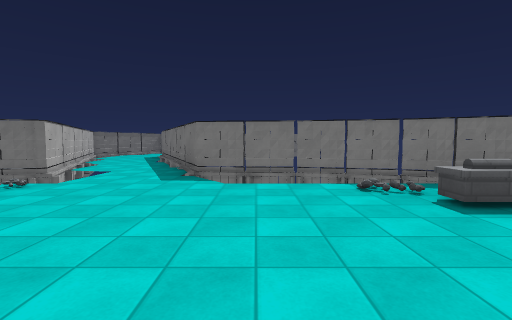
View 1 (above)

24 first-person views from a walk through a Godot game level. The camera is 1.4 m above the floor, tilts 4° down and sees 85° across. The floor is counted in squares, 2 m on a side. Each view is taken from the middle of a square. On the plan, view 1 faces up. The plan holds only what a view shows up to about 9 squares ahead; the rest is blank. The place goes on beyond the plan. Surface patterns are stand-ins for the level's own textures.

View 2
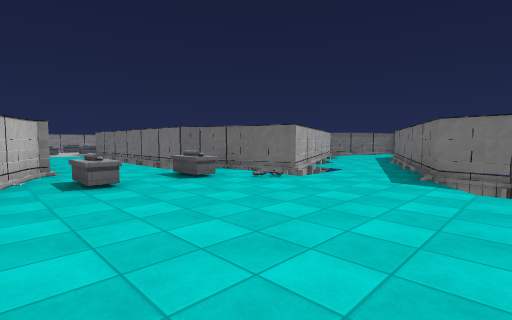

View 3
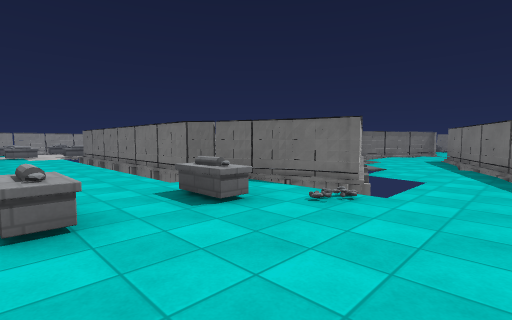

View 4
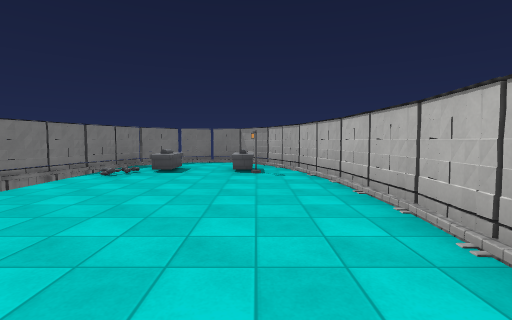

View 5
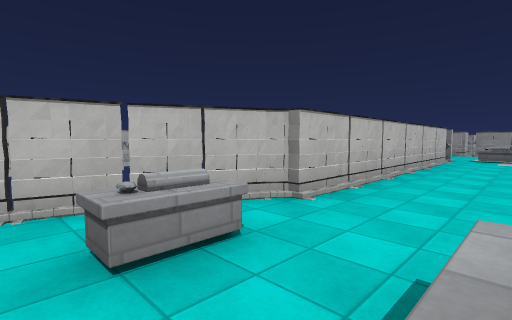

View 6
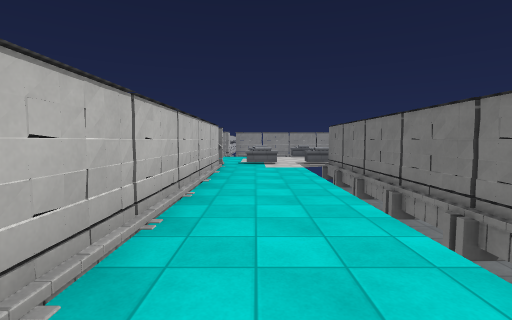

View 7
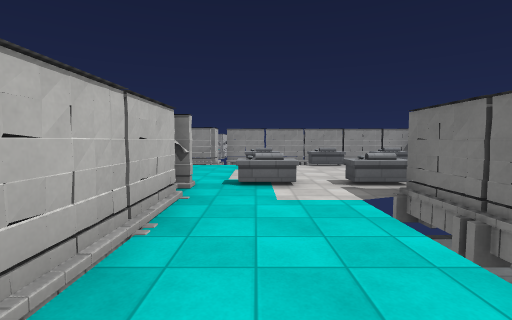

View 8
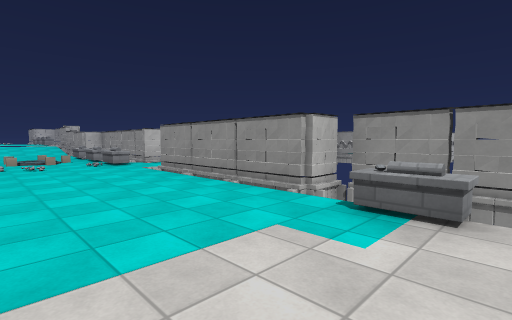

View 9
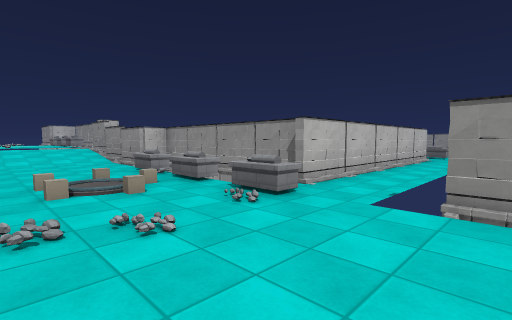

View 10
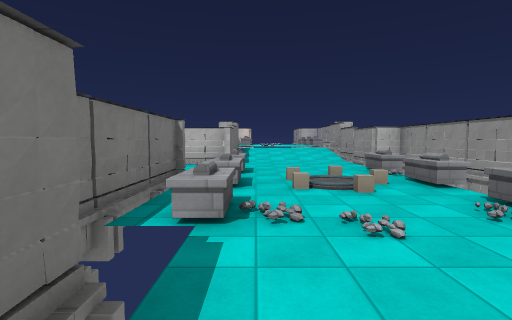

View 11
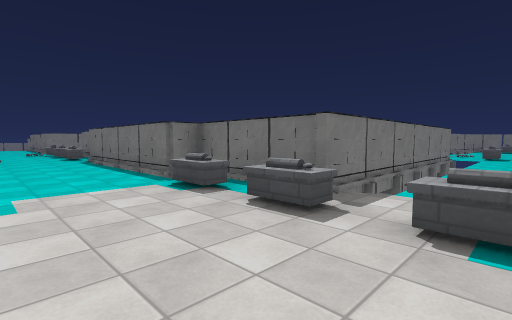

View 12
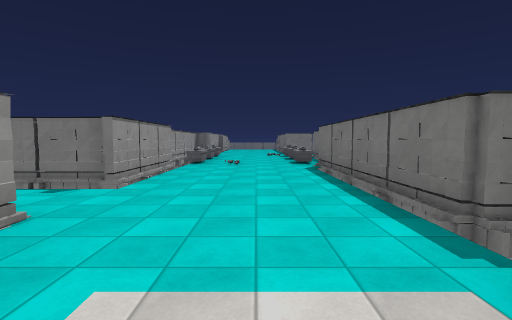

View 13
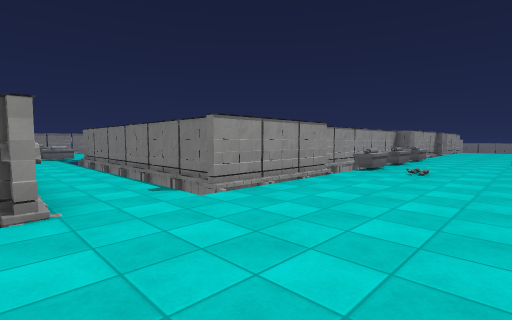

View 14
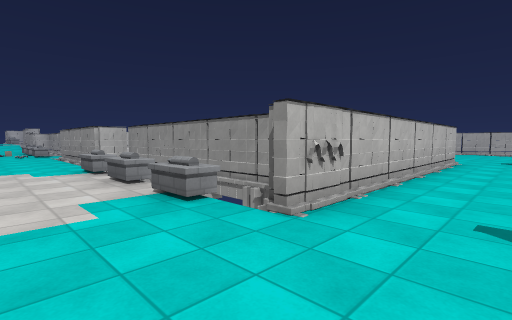

View 15
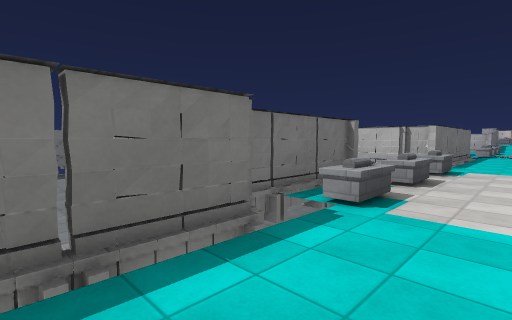

View 16
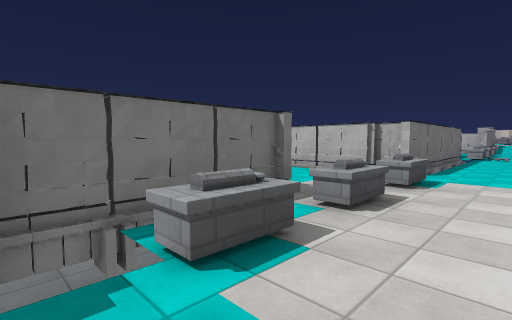

View 17
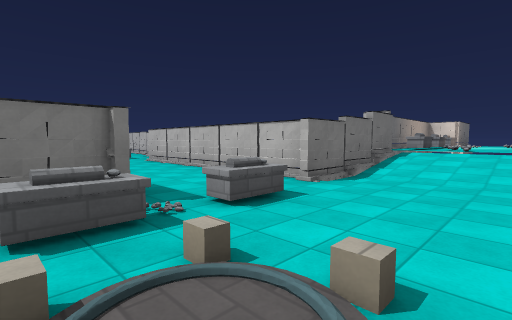

View 18
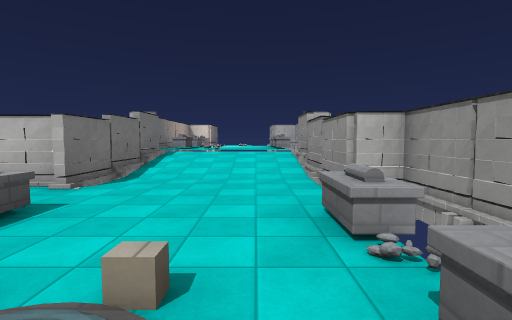

View 19
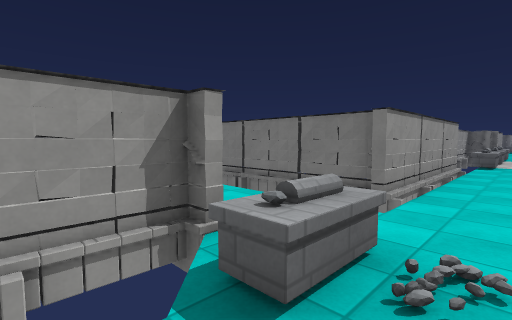

View 20
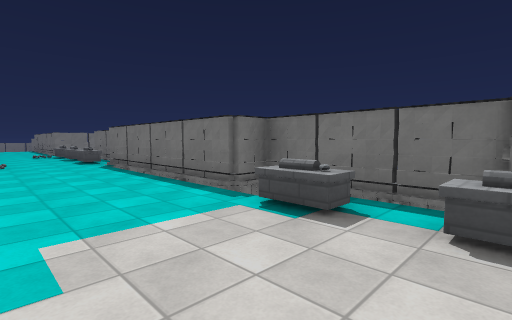

View 21
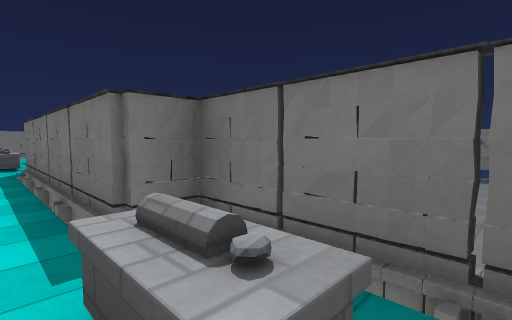

View 22
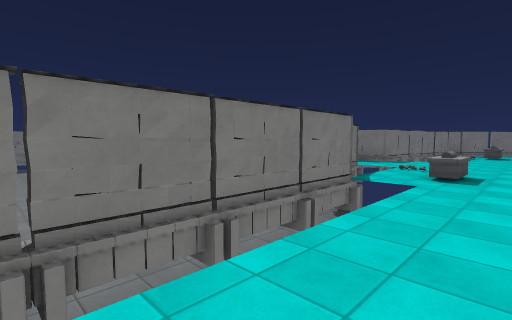

View 23
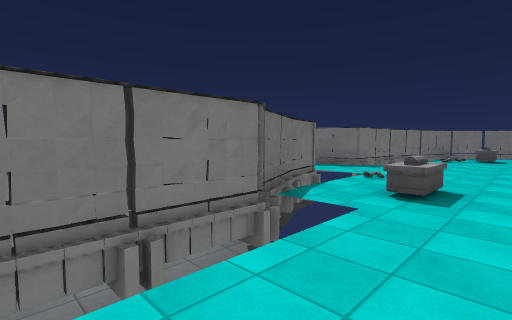

View 24
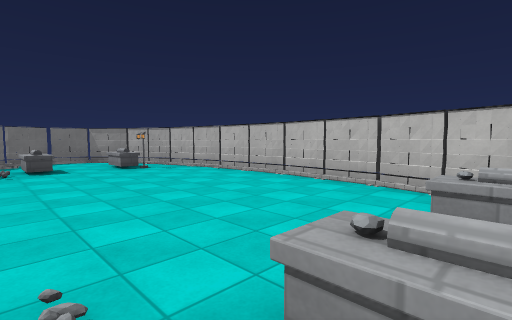

### Floor plan
Key: @ floor where view 1 was taken; # wall or solid block; . floor; / step, stairs or slope; = window, fence, low wall or low ledge; ^ raised ledge; v drop or lower ground.
Columns run from 28 left of view 1 to 5 right of it. Each row starts with its distance up from view 1.
 14         #^...^
 13          #....    v
 12          #...#    v     ##
 11          #...#    vv   ..#
 10   ##    ##...#    vv   ..#
  9  .=#######...#    v   #..##
  8 .............# vvvvv   #..##
  7 .#########...#v  v vvv #...#
  6         #^...#v  vvvvvvv#..###
  5         # ....#vvvvvvv###... ####
  4         #^...^########......... ##
  3         # .............^.......^.#
  2         #^...^...................#
  1         ##...#########.^......#^.#
  0          #...#       ###....@.####
 -1          #...#         ########
 -2          #...#
 -3         ##...#
 -4      #####...#
 -5   ...........#
 -6  ########^..^#
 -7         #^...##
 -8         #^...##
 -9         #^...#...
-10         ##..........
-11         ##...#......
-12          #...#######
-13          #///#
-14          #///#
-15          #///#

Positions as (right, up) in squares from view 1, and headings:
1: (0, 0), facing up
2: (0, 0), facing up-left
3: (-2, 1), facing up-left
4: (-4, 1), facing right
5: (-4, 3), facing down-left
6: (-7, 2), facing left
7: (-11, 2), facing left
8: (-16, 3), facing down-left
9: (-16, -3), facing down-left
10: (-16, -3), facing down
11: (-18, 2), facing up-right
12: (-17, 5), facing up
13: (-16, 7), facing up-left
14: (-17, 9), facing down-left
15: (-17, 9), facing down-right
16: (-17, 7), facing down-right
17: (-18, -7), facing down-right
18: (-18, -7), facing down
19: (-18, -7), facing up-left
20: (-18, 4), facing up-right
21: (-16, 5), facing up-right
22: (-11, 2), facing up-right
23: (-9, 2), facing up-right
24: (-5, 4), facing down-right
